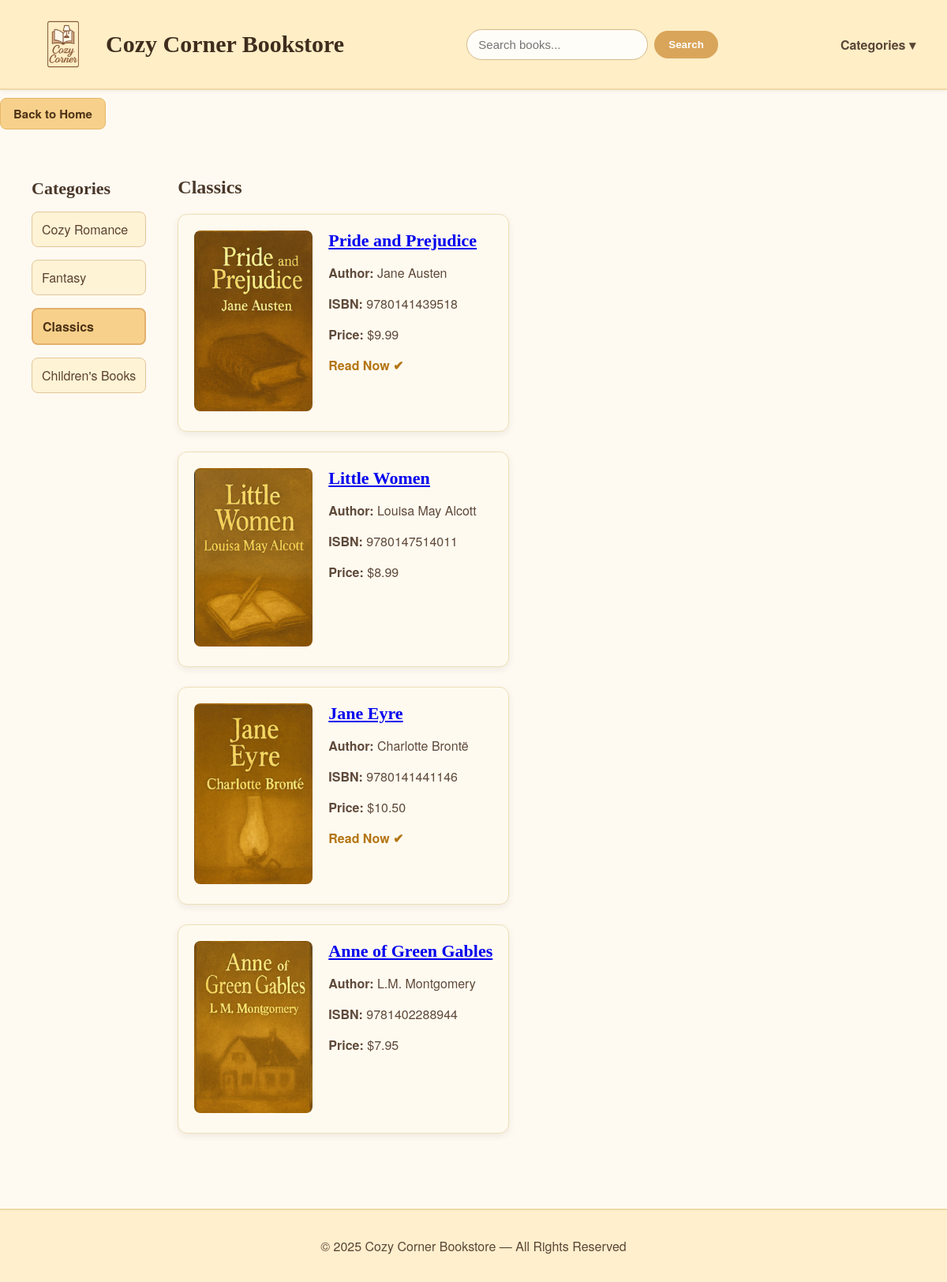
The app's page /category?categoryId=3 with its own data.
### tables this page shows
CREATE TABLE categories (
id INTEGER PRIMARY KEY,
name TEXT NOT NULL,
image TEXT
);

CREATE TABLE books (
id INTEGER PRIMARY KEY,
categoryId INTEGER,
title TEXT NOT NULL,
author TEXT,
isbn TEXT,
price REAL,
image TEXT,
readNow INTEGER,
FOREIGN KEY (categoryId) REFERENCES categories(id)
);

### app.py (the view)
@app.route('/category')
def category():
    category_id = request.args.get("categoryId", type=int)
    conn = get_db_connection()
    books = conn.execute(
        "SELECT * FROM books WHERE categoryId = ?",
        (category_id,)
    ).fetchall()
    cat_row = conn.execute(
        "SELECT name FROM categories WHERE id = ?",
        (category_id,)
    ).fetchone()
    conn.close()
    return render_template(
        "categories.html",
        categories=get_categories(),
        books=books,
        selectedCategory=category_id,
        currentCategoryName=cat_row["name"]
    )

### app.py (called while the page is built)
def get_db_connection():
    conn = sqlite3.connect('bookstore.db')
    conn.row_factory = sqlite3.Row
    return conn

def get_categories():
    conn = get_db_connection()
    rows = conn.execute("SELECT * FROM categories").fetchall()
    conn.close()
    return rows

### templates/categories.html (shortened to what this page needs)
{% extends "base.html" %}
{% block content %}
<div class="category-header">
    <a href="/" class="home-button">Back to Home</a>
</div>
<div class="category-page-container">
    <div class="category-sidebar">
        <h3>Categories</h3>
        {% for c in categories %}
            <p class="{% if c['id'] == selectedCategory %}selectedCategory{% else %}notSelectedCategory{% endif %}">
                <a href="/category?categoryId={{ c['id'] }}">
                    {{ c['name'] }}
                </a>
            </p>
        {% endfor %}
    </div>
    <div class="books-display">
        <h2>{{ currentCategoryName }}</h2>
        {% for book in books %}
            <div class="book-card">
                <a href="/book/{{ book['id'] }}">
                    <img src="{{ url_for('static', filename='images/books/' + book['image']) }}"
                         alt="{{ book['title'] }}"
                         class="book-cover">
                </a>
                <div class="book-info">
                    <h3>
                        <a href="/book/{{ book['id'] }}">
                            {{ book['title'] }}
                        </a>
                    </h3>
                    <p><strong>Author:</strong> {{ book['author'] }}</p>
                    <p><strong>ISBN:</strong> {{ book['isbn'] }}</p>
                    <p><strong>Price:</strong> ${{ '%.2f'|format(book['price']) }}</p>
                    {% if book['readNow'] == 1 %}
                        <p class="read-now">Read Now ✔</p>
                    {% endif %}
                </div>
            </div>
        {% endfor %}
    </div>
</div>
{% endblock %}

### static/main.css (style rules this page uses)
body { margin: 0; padding: 0; font-family: "Helvetica Neue", "Avenir", "Segoe UI", sans-serif; background-color: #fffaf1; color: #5e4939; }
h1, h2, h3 { font-family: "Georgia", "Times New Roman", serif; color: #4a382b; }
.back-link, .home-button, .back-button { display: inline-block; padding: 8px 16px; background: #f7d18b; border: 1px solid #e5b86a; border-radius: 8px; color: #4d3216; text-decoration: none; font-size: 15px; font-weight: bold; margin: 10px 0; transition: 0.2s; }
.category-page-container { display: flex; gap: 40px; padding: 30px 40px; }
.category-sidebar h3 { font-size: 22px; margin-bottom: 15px; }
.notSelectedCategory a, .selectedCategory a { display: block; padding: 10px 12px; border-radius: 8px; text-decoration: none; margin-bottom: 10px; }
.notSelectedCategory a { background: #fff3d6; border: 1px solid #e3c699; color: #5b4230; }
.selectedCategory a { background: #f7d18b; border: 2px solid #e2b06e; color: #4d3216; font-weight: bold; }
.book-card { display: flex; gap: 20px; padding: 20px; margin-bottom: 25px; background: #fffaf0; border-radius: 12px; border: 1px solid #eedfb7; box-shadow: 0 3px 10px rgba(0,0,0,0.07); }
.book-cover { width: 150px; border-radius: 8px; }
.book-info h3 { margin: 0; font-size: 22px; color: #3b2814; }
.read-now { color: #b37513; margin-top: 12px; font-weight: bold; }

### records on screen
categories: name "Cozy Romance"
categories: name "Fantasy"
categories: name "Classics"
categories: name "Children's Books"
books: image (picture), title "Pride and Prejudice", author "Jane Austen", isbn "9780141439518", price "9.99", readNow "Read Now ✔"
books: image (picture), title "Little Women", author "Louisa May Alcott", isbn "9780147514011", price "8.99"
books: image (picture), title "Jane Eyre", author "Charlotte Brontë", isbn "9780141441146", price "10.50", readNow "Read Now ✔"
books: image (picture), title "Anne of Green Gables", author "L.M. Montgomery", isbn "9781402288944", price "7.95"
